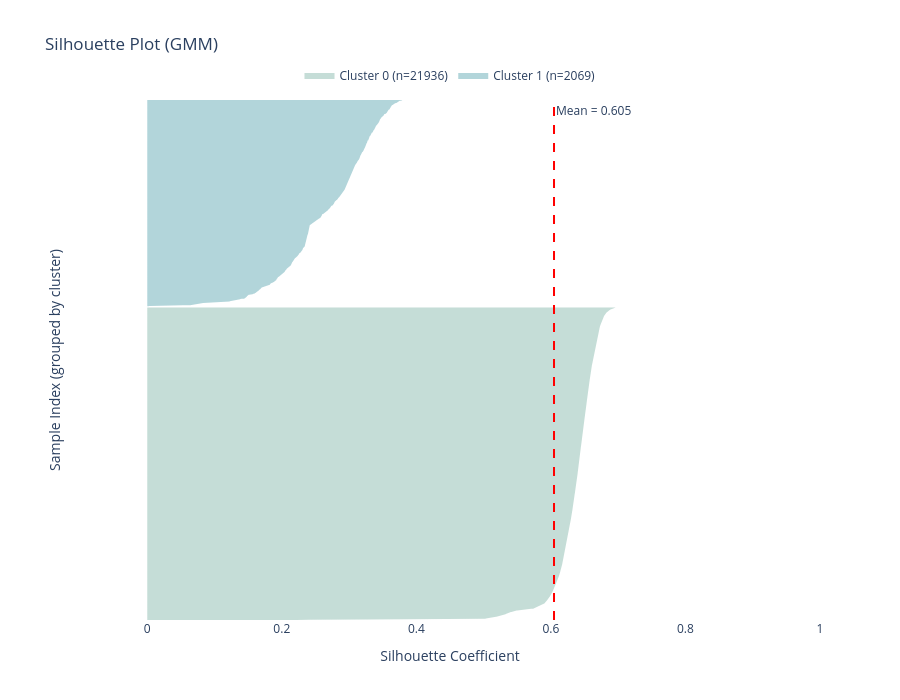

The notebook cell saved with this chart:
### Markdown cell above
These metrics are calculated using labels.

### Code cell
silhouette_vals = silhouette_samples(X_clustered, labels_clustered)
mean_silhouette = np.mean(silhouette_vals)  # o usa metrics["Silhouette"] si ya lo tienes

# Preparar datos por cluster
unique_labels = np.unique(labels_clustered)
y_lower = 0
traces = []

# Máximo número de puntos a mostrar por cluster (solo para rendimiento visual)
MAX_POINTS_PER_CLUSTER = 3000

for label in unique_labels:
    # Seleccionar valores del cluster
    cluster_mask = (labels_clustered == label)
    cluster_sil_vals = silhouette_vals[cluster_mask]
    n_points = len(cluster_sil_vals)
    
    # Ordenar
    sorted_vals = np.sort(cluster_sil_vals)
    
    # Submuestrear solo para visualización si es muy grande
    if n_points > MAX_POINTS_PER_CLUSTER:
        step = n_points // MAX_POINTS_PER_CLUSTER
        plot_vals = sorted_vals[::step]
    else:
        plot_vals = sorted_vals
    
    y_upper = y_lower + len(plot_vals)
    y_range = np.arange(y_lower, y_upper)
    
    # Crear trace con hover personalizado
    traces.append(go.Scatter(
        x=plot_vals,
        y=y_range,
        mode='lines',
        fill='tozerox',
        fillcolor=f'rgba({np.random.randint(50,200)}, {np.random.randint(50,200)}, {np.random.randint(50,200)}, 0.6)',
        line=dict(width=0),
        name=f"Cluster {label} (n={n_points})",
        hovertemplate=(
            f"<b>Cluster {label}</b><br>" +
            "Silhouette: %{x:.3f}<br>" +
            "Posición: %{y}<br>" +
            f"Tamaño total: {n_points}<extra></extra>"
        ),
        showlegend=True
    ))
    
    y_lower = y_upper + 10  # espacio entre clusters

# Crear figura
fig = go.Figure()

# Añadir todos los clusters
for trace in traces:
    fig.add_trace(trace)

# Línea de silueta promedio
fig.add_vline(
    x=mean_silhouette,
    line=dict(color="red", dash="dash", width=2),
    annotation_text=f"Mean = {mean_silhouette:.3f}",
    annotation_position="top right"
)

# Diseño
fig.update_layout(
    title="Silhouette Plot (GMM)",
    xaxis_title="Silhouette Coefficient",
    yaxis_title="Sample Index (grouped by cluster)",
    height=700,
    width=900,
    hovermode="closest",
    legend=dict(
        orientation="h",
        yanchor="bottom",
        y=1.02,
        xanchor="center",
        x=0.5
    ),
    plot_bgcolor="white"
)

fig.update_xaxes(range=[-0.1, 1.0])
fig.update_yaxes(showticklabels=False)  # los índices no son significativos

fig.show()

### Figure 1 — Plotly figure (JSON) as saved in the notebook; plotly's stock layout.template omitted (floating-point values rounded to 4 significant figures; data arrays with more than 128 entries replaced by an {"elided": "..."} marker saying what was removed)
{"data": [{"fill": "tozerox", "fillcolor": "rgba(158, 198, 188, 0.6)", "hovertemplate": "<b>Cluster 0</b><br>Silhouette: %{x:.3f}<br>Posición: %{y}<br>Tamaño total: 21936<extra></extra>", "line": {"width": 0}, "mode": "lines", "name": "Cluster 0 (n=21936)", "showlegend": true, "type": "scatter", "x": {"elided": "3134 float values"}, "y": {"elided": "3134 int values"}}, {"fill": "tozerox", "fillcolor": "rgba(127, 186, 193, 0.6)", "hovertemplate": "<b>Cluster 1</b><br>Silhouette: %{x:.3f}<br>Posición: %{y}<br>Tamaño total: 2069<extra></extra>", "line": {"width": 0}, "mode": "lines", "name": "Cluster 1 (n=2069)", "showlegend": true, "type": "scatter", "x": {"elided": "2069 float values"}, "y": {"elided": "2069 int values"}}], "layout": {"annotations": [{"showarrow": false, "text": "Mean = 0.605", "x": 0.6046, "xanchor": "left", "xref": "x", "y": 1, "yanchor": "top", "yref": "y domain"}], "height": 700, "hovermode": "closest", "legend": {"orientation": "h", "x": 0.5, "xanchor": "center", "y": 1.02, "yanchor": "bottom"}, "plot_bgcolor": "white", "shapes": [{"line": {"color": "red", "dash": "dash", "width": 2}, "type": "line", "x0": 0.6046, "x1": 0.6046, "xref": "x", "y0": 0, "y1": 1, "yref": "y domain"}], "title": {"text": "Silhouette Plot (GMM)"}, "width": 900, "xaxis": {"range": [-0.1, 1], "title": {"text": "Silhouette Coefficient"}}, "yaxis": {"showticklabels": false, "title": {"text": "Sample Index (grouped by cluster)"}}}}
